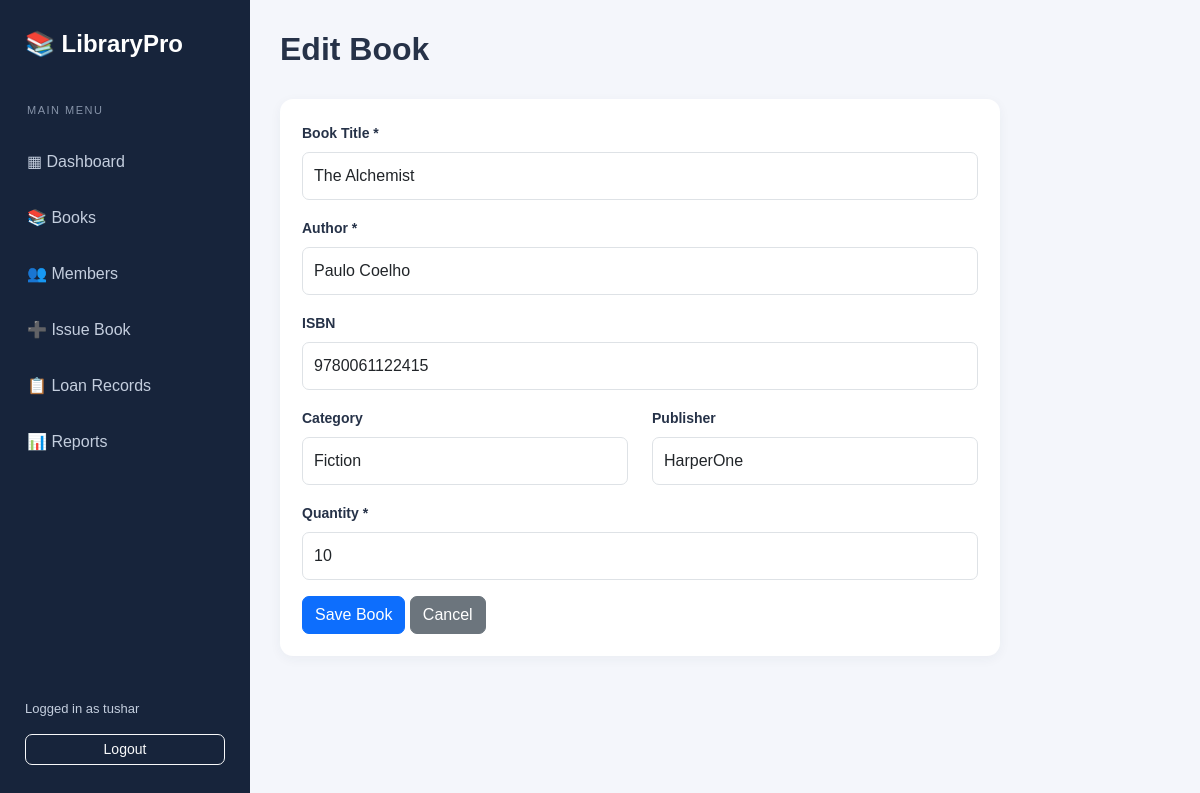
Page /books/edit/2 (signed in) on the committed database.
### models.py (models this page shows, shortened)
class User(UserMixin, db.Model):
    id = db.Column(db.Integer, primary_key=True)
    username = db.Column(db.String(80), unique=True, nullable=False)
    password_hash = db.Column(db.String(255), nullable=False)

class Book(db.Model):
    id = db.Column(db.Integer, primary_key=True)
    title = db.Column(db.String(200), nullable=False)
    author = db.Column(db.String(150), nullable=False)
    isbn = db.Column(db.String(30), unique=True, nullable=True)
    category = db.Column(db.String(100))
    publisher = db.Column(db.String(150))
    quantity = db.Column(db.Integer, nullable=False, default=1)
    loans = db.relationship("Loan", backref="book", lazy=True)

### app.py (the view, shortened to what this page needs)
@app.route("/books/edit/<int:book_id>", methods=["GET", "POST"])
@login_required
def edit_book(book_id):
    book = db.get_or_404(Book, book_id)
    return render_template("book_form.html", book=book)

### app.py (called while the page is built)
@login_manager.user_loader
def load_user(user_id):
    return db.session.get(User, int(user_id))

### templates/book_form.html (shortened to what this page needs)
{% extends 'base.html' %}
{% block content %}
<div class="page-heading">
    <h2>{{ 'Edit Book' if book else 'Add New Book' }}</h2>
</div>
<div class="content-card form-card">
    <form method="POST">
        <div class="mb-3">
            <label class="form-label">Book Title *</label>
            <input name="title" class="form-control"
                   value="{{ book.title if book else '' }}" required>
        </div>
        <div class="mb-3">
            <label class="form-label">Author *</label>
            <input name="author" class="form-control"
                   value="{{ book.author if book else '' }}" required>
        </div>
        <div class="mb-3">
            <label class="form-label">ISBN</label>
            <input name="isbn" class="form-control"
                   value="{{ book.isbn if book else '' }}">
        </div>
        <div class="row">
            <div class="col-md-6 mb-3">
                <label class="form-label">Category</label>
                <input name="category" class="form-control"
                       value="{{ book.category if book else '' }}">
            </div>
            <div class="col-md-6 mb-3">
                <label class="form-label">Publisher</label>
                <input name="publisher" class="form-control"
                       value="{{ book.publisher if book else '' }}">
            </div>
        </div>
        <div class="mb-3">
            <label class="form-label">Quantity *</label>
            <input type="number" min="1" name="quantity"
                   class="form-control"
                   value="{{ book.quantity if book else 1 }}" required>
        </div>
        <button class="btn btn-primary">Save Book</button>
        <a href="{{ url_for('books') }}" class="btn btn-secondary">Cancel</a>
    </form>
</div>
{% endblock %}

### templates/base.html (shortened to what this page needs)
<!DOCTYPE html>
<html lang="en">
<head>
    <link href="https://cdn.jsdelivr.net/npm/bootstrap@5.3.3/dist/css/bootstrap.min.css"
          rel="stylesheet">
    <link rel="stylesheet"
          href="{{ url_for('static', filename='css/style.css') }}">
</head>
<body>
{% if current_user.is_authenticated %}
<div class="sidebar">
    <h4 class="brand">📚 LibraryPro</h4>
    <p class="sidebar-label">MAIN MENU</p>
    <a href="{{ url_for('dashboard') }}">▦ Dashboard</a>
    <a href="{{ url_for('books') }}">📚 Books</a>
    <a href="{{ url_for('members') }}">👥 Members</a>
    <a href="{{ url_for('issue_book') }}">➕ Issue Book</a>
    <a href="{{ url_for('loans') }}">📋 Loan Records</a>
    <a href="{{ url_for('reports') }}">📊 Reports</a>
    <div class="sidebar-bottom">
        <span>Logged in as {{ current_user.username }}</span>
        <form method="POST" action="{{ url_for('logout') }}">
            <button class="btn btn-outline-light btn-sm w-100 mt-3">
                Logout
            </button>
        </form>
    </div>
</div>
{% endif %}
<main class="{% if current_user.is_authenticated %}main-content{% else %}login-container{% endif %}">
    {% block content %}{% endblock %}
</main>
</body>
</html>

### static/css/style.css (style rules this page uses)
* { box-sizing: border-box; }
body { margin: 0; background: #f4f6fb; font-family: Arial, sans-serif; color: #263248; }
.sidebar { width: 250px; height: 100vh; background: #17243b; color: white; position: fixed; top: 0; left: 0; padding: 25px 15px; z-index: 100; display: flex; flex-direction: column; }
.brand { font-weight: bold; padding: 5px 10px 25px; color: #ffffff; }
.sidebar-label { color: #8794a9; font-size: 11px; letter-spacing: 1.5px; padding-left: 12px; margin-top: 10px; }
.sidebar a { color: #c4cede; display: block; text-decoration: none; padding: 13px 12px; margin: 3px 0; border-radius: 8px; transition: 0.2s; }
.sidebar-bottom { margin-top: auto; font-size: 13px; color: #c4cede; padding: 10px; }
.main-content { margin-left: 250px; padding: 30px; min-height: 100vh; }
.page-heading { display: flex; justify-content: space-between; align-items: center; margin-bottom: 25px; gap: 15px; }
.page-heading h2 { font-weight: 700; margin: 0 0 6px; }
.content-card { background: white; border-radius: 13px; padding: 22px; box-shadow: 0 3px 12px rgba(30, 50, 80, 0.05); }
.form-card { max-width: 720px; }
.form-control, .form-select { padding: 11px; border-radius: 7px; }
.form-label { font-weight: 600; font-size: 14px; }
.btn { border-radius: 7px; }

### rows in the picture
User: username "tushar"
Book: title "The Alchemist", author "Paulo Coelho", isbn "9780061122415", category "Fiction", publisher "HarperOne", quantity "10"

### other values in the picture
{{ 'Edit Book' if book else 'Add New Book' }} "Edit Book"
